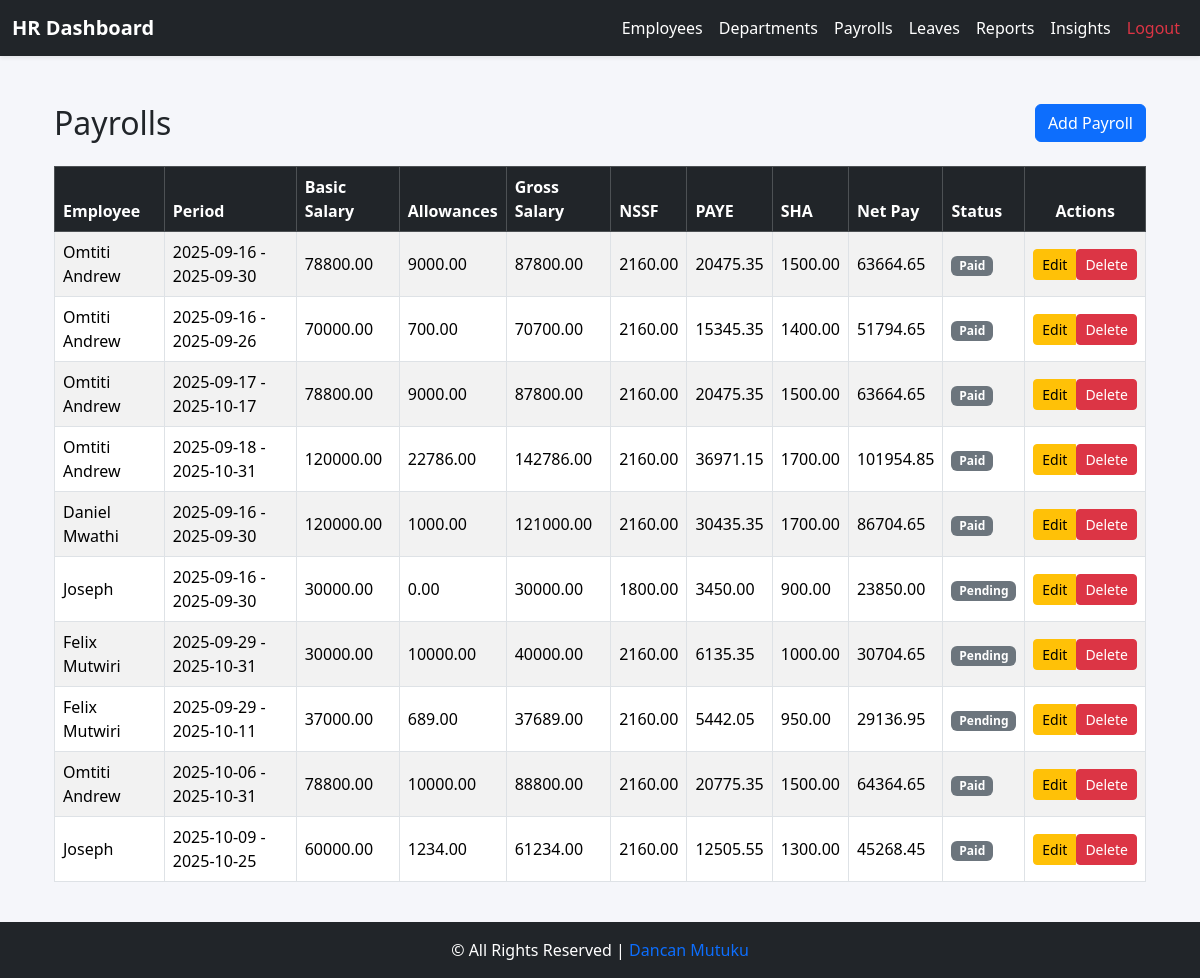
Screenshot of /employee/hr/reports/salary/ (signed in) with the database file from the repository.
### core/models.py (models this page shows, shortened)
class Payroll(models.Model):
    STATUS_PENDING = 'Pending'
    STATUS_PAID = 'Paid'
    STATUS_CHOICES = [
        (STATUS_PENDING, 'Pending'),
        (STATUS_PAID, 'Paid'),
    ]
    employee = models.ForeignKey(Employee, on_delete=models.CASCADE, related_name='payrolls')
    period_start = models.DateField()
    period_end = models.DateField()
    basic_salary = models.DecimalField(max_digits=10, decimal_places=2)
    allowances = models.DecimalField(max_digits=10, decimal_places=2, default=0)
    gross_salary = models.DecimalField(max_digits=10, decimal_places=2, editable=False)
    paye = models.DecimalField(max_digits=10, decimal_places=2, editable=False, default=0)
    sha = models.DecimalField(max_digits=10, decimal_places=2, editable=False, default=0)
    nssf = models.DecimalField(max_digits=10, decimal_places=2, editable=False, default=0)
    net_pay = models.DecimalField(max_digits=10, decimal_places=2, editable=False)
    status = models.CharField(max_length=10, choices=STATUS_CHOICES, default=STATUS_PENDING)

class Employee(models.Model):
    user = models.OneToOneField(User, on_delete=models.CASCADE, related_name='employee_profile')
    employee_id = models.CharField(max_length=20, unique=True, blank=True, null=True)
    contact = models.CharField(max_length=20, blank=True)
    dob = models.DateField(null=True, blank=True)
    gender = models.CharField(max_length=1, choices=GENDER_CHOICES, blank=True)
    address = models.TextField(blank=True)
    job_title = models.CharField(max_length=100, blank=True)
    department = models.ForeignKey(Department, on_delete=models.SET_NULL, null=True, blank=True)
    salary = models.DecimalField(
        max_digits=10, decimal_places=2, default=0, validators=[MinValueValidator(0)]
    )
    hire_date = models.DateField(null=True, blank=True)
    is_active_employee = models.BooleanField(default=True)
    profile_picture = models.ImageField(upload_to="profiles/", blank=True, null=True)
    emergency_contact_name = models.CharField(max_length=100, blank=True, null=True)
    emergency_contact_phone = models.CharField(max_length=20, blank=True, null=True)
    annual_leave_balance = models.IntegerField(default=20)
    sick_leave_balance = models.IntegerField(default=10)
    contract_start = models.DateField(null=True, blank=True)
    contract_end = models.DateField(null=True, blank=True)
    @property
    def full_name(self):
        if self.user:
            return self.user.get_full_name() or self.user.username
        return "-"

### core/views.py (the view)
# urls.py: path("hr/reports/salary/", views.salary_report, name="salary_report"),
@login_required
@group_required('HR')
def salary_report(request):
    payrolls = Payroll.objects.select_related("employee__user").all()
    return render(request, "reports/salary_report.html", {"payrolls": payrolls})

### core/views.py (called while the page is built)
def group_required(group_name):
    def check(user):
        return user.is_superuser or user.groups.filter(name=group_name).exists()
    return user_passes_test(check)

### core/templates/reports/salary_report.html (shortened to what this page needs)
{% extends 'base_hr.html' %}
{% block content %}
<div class="container mt-4">
    <div class="d-flex justify-content-between align-items-center mb-4">
        <h2 class="mb-0">Payrolls</h2>
        <a href="{% url 'payroll_add' %}" class="btn btn-primary">
             Add Payroll
        </a>
    </div>
    {% if payrolls %}
    <div class="table-responsive">
        <table class="table table-striped table-bordered align-middle">
            <thead class="table-dark">
                <tr>
                    <th>Employee</th>
                    <th>Period</th>
                    <th>Basic Salary</th>
                    <th>Allowances</th>
                    <th>Gross Salary</th>
                    <th>NSSF</th>
                    <th>PAYE</th>
                    <th>SHA</th>
                    <th>Net Pay</th>
                    <th>Status</th>
                    <th class="text-center">Actions</th>
                </tr>
            </thead>
            <tbody>
                {% for payroll in payrolls %}
                <tr>
                    <td>{{ payroll.employee.full_name }}</td>
                    <td>{{ payroll.period_start|date:"Y-m-d" }} - {{ payroll.period_end|date:"Y-m-d" }}</td>
                    <td>{{ payroll.basic_salary|floatformat:2 }}</td>
                    <td>{{ payroll.allowances|floatformat:2 }}</td>
                    <td>{{ payroll.gross_salary|floatformat:2 }}</td>
                    <td>{{ payroll.nssf|floatformat:2 }}</td>
                    <td>{{ payroll.paye|floatformat:2 }}</td>
                    <td>{{ payroll.sha|floatformat:2 }}</td>
                    <td>{{ payroll.net_pay|floatformat:2 }}</td>
                    <td>
                        <span class="badge
                            {% if payroll.status == 'paid' %} bg-success
                            {% elif payroll.status == 'pending' %} bg-warning text-dark
                            {% else %} bg-secondary {% endif %}">
                            {{ payroll.get_status_display }}
                        </span>
                    </td>
                    <td class="text-center">
                        <div class="btn-group" role="group">
                            <a href="{% url 'payroll_edit' payroll.pk %}" class="btn btn-sm btn-warning">
                                 Edit
                            </a>
                            <form action="{% url 'payroll_delete' payroll.pk %}" method="post" class="d-inline">
                                <button type="submit" class="btn btn-sm btn-danger"
                                    onclick="return confirm('Are you sure you want to delete this payroll?');">
                                     Delete
                                </button>
                            </form>
                        </div>
                    </td>
                </tr>
                {% endfor %}
            </tbody>
        </table>
    </div>
    {% else %}
    <div class="alert alert-info text-center">
        <i class="bi bi-info-circle"></i> No payroll records found in the database.
    </div>
    {% endif %}
</div>
{% endblock %}

### core/templates/base_hr.html (style rules this page uses)
body { min-height: 100vh; display: flex; flex-direction: column; font-family: "Segoe UI", Tahoma, Geneva, Verdana, sans-serif; background-color: #f5f6fa; }

### rows the page displays
Payroll: employee.full_name "Omtiti Andrew", period_start "2025-09-16", period_end "2025-09-30", basic_salary "78800.00", allowances "9000.00", gross_salary "87800.00", nssf "2160.00", paye "20475.35", sha "1500.00", net_pay "63664.65", status "Paid"
Payroll: employee.full_name "Omtiti Andrew", period_start "2025-09-16", period_end "2025-09-26", basic_salary "70000.00", allowances "700.00", gross_salary "70700.00", nssf "2160.00", paye "15345.35", sha "1400.00", net_pay "51794.65", status "Paid"
Payroll: employee.full_name "Omtiti Andrew", period_start "2025-09-17", period_end "2025-10-17", basic_salary "78800.00", allowances "9000.00", gross_salary "87800.00", nssf "2160.00", paye "20475.35", sha "1500.00", net_pay "63664.65", status "Paid"
Payroll: employee.full_name "Omtiti Andrew", period_start "2025-09-18", period_end "2025-10-31", basic_salary "120000.00", allowances "22786.00", gross_salary "142786.00", nssf "2160.00", paye "36971.15", sha "1700.00", net_pay "101954.85", status "Paid"
Payroll: employee.full_name "Daniel Mwathi", period_start "2025-09-16", period_end "2025-09-30", basic_salary "120000.00", allowances "1000.00", gross_salary "121000.00", nssf "2160.00", paye "30435.35", sha "1700.00", net_pay "86704.65", status "Paid"
Payroll: employee.full_name "Joseph", period_start "2025-09-16", period_end "2025-09-30", basic_salary "30000.00", allowances "0.00", gross_salary "30000.00", nssf "1800.00", paye "3450.00", sha "900.00", net_pay "23850.00", status "Pending"
Payroll: employee.full_name "Felix Mutwiri", period_start "2025-09-29", period_end "2025-10-31", basic_salary "30000.00", allowances "10000.00", gross_salary "40000.00", nssf "2160.00", paye "6135.35", sha "1000.00", net_pay "30704.65", status "Pending"
Payroll: employee.full_name "Felix Mutwiri", period_start "2025-09-29", period_end "2025-10-11", basic_salary "37000.00", allowances "689.00", gross_salary "37689.00", nssf "2160.00", paye "5442.05", sha "950.00", net_pay "29136.95", status "Pending"
Payroll: employee.full_name "Omtiti Andrew", period_start "2025-10-06", period_end "2025-10-31", basic_salary "78800.00", allowances "10000.00", gross_salary "88800.00", nssf "2160.00", paye "20775.35", sha "1500.00", net_pay "64364.65", status "Paid"
Payroll: employee.full_name "Joseph", period_start "2025-10-09", period_end "2025-10-25", basic_salary "60000.00", allowances "1234.00", gross_salary "61234.00", nssf "2160.00", paye "12505.55", sha "1300.00", net_pay "45268.45", status "Paid"
